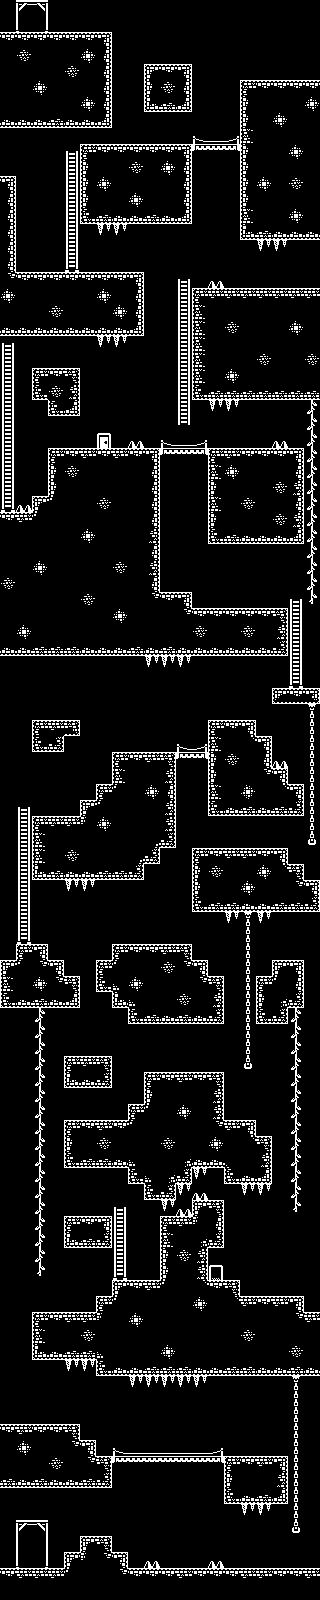

A level layout from a 2D game, rendered from its tile map. Below: a short description, then the map file with tile-grid data replaced by summaries:
An orthogonal 20x100 tile map with 16x16 px tiles, 7 tile layers (Background, Climbables, Spikes, End, ...), 3 tilesets and 107 objects (95x diamond, 12x coin).

<map version="1.10" tiledversion="1.11.0" orientation="orthogonal" renderorder="right-down" width="20" height="100" tilewidth="16" tileheight="16" infinite="0" nextlayerid="11" nextobjectid="149">
 <editorsettings>
  <export target="dungeon.json" format="json" />
 </editorsettings>
 <tileset firstgid="1" name="monochrome_tilemap_packed" tilewidth="16" tileheight="16" tilecount="400" columns="20">
  <image source="monochrome_tilemap_packed.png" width="320" height="320" />
  <tile id="3">
   <properties>
    <property name="climbable" type="bool" value="true" />
   </properties>
  </tile>
  <tile id="19">
   <properties>
    <property name="climbable" type="bool" value="true" />
   </properties>
  </tile>
  <tile id="23">
   <properties>
    <property name="climbable" type="bool" value="true" />
   </properties>
  </tile>
  <tile id="39">
   <properties>
    <property name="climbable" type="bool" value="true" />
   </properties>
  </tile>
  <tile id="43">
   <properties>
    <property name="climbable" type="bool" value="true" />
   </properties>
  </tile>
  <tile id="56">
   <properties>
    <property name="openable" type="bool" value="true" />
   </properties>
  </tile>
  <tile id="57">
   <properties>
    <property name="openable" type="bool" value="true" />
   </properties>
  </tile>
  <tile id="58">
   <properties>
    <property name="openable" type="bool" value="true" />
   </properties>
  </tile>
  <tile id="59">
   <properties>
    <property name="openable" type="bool" value="true" />
    <property name="teleportable" type="bool" value="true" />
   </properties>
  </tile>
  <tile id="60">
   <properties>
    <property name="climbable" type="bool" value="true" />
   </properties>
  </tile>
  <tile id="62">
   <properties>
    <property name="collectable" type="bool" value="true" />
   </properties>
  </tile>
  <tile id="78">
   <properties>
    <property name="openable" type="bool" value="true" />
   </properties>
  </tile>
  <tile id="79">
   <properties>
    <property name="openable" type="bool" value="true" />
   </properties>
  </tile>
  <tile id="80">
   <properties>
    <property name="climbable" type="bool" value="true" />
   </properties>
  </tile>
  <tile id="98">
   <properties>
    <property name="openable" type="bool" value="true" />
   </properties>
  </tile>
  <tile id="99">
   <properties>
    <property name="openable" type="bool" value="true" />
   </properties>
  </tile>
  <tile id="100">
   <properties>
    <property name="climbable" type="bool" value="true" />
   </properties>
  </tile>
  <tile id="102">
   <properties>
    <property name="collectable" type="bool" value="true" />
   </properties>
  </tile>
  <tile id="120">
   <properties>
    <property name="climbable" type="bool" value="true" />
   </properties>
  </tile>
  <tile id="122">
   <properties>
    <property name="death" type="bool" value="true" />
   </properties>
  </tile>
  <tile id="140">
   <properties>
    <property name="collides" type="bool" value="true" />
   </properties>
  </tile>
  <tile id="141">
   <properties>
    <property name="collides" type="bool" value="true" />
   </properties>
  </tile>
  <tile id="142">
   <properties>
    <property name="collides" type="bool" value="true" />
   </properties>
  </tile>
  <tile id="160">
   <properties>
    <property name="collides" type="bool" value="true" />
   </properties>
  </tile>
  <tile id="161">
   <properties>
    <property name="collides" type="bool" value="true" />
   </properties>
  </tile>
  <tile id="162">
   <properties>
    <property name="collides" type="bool" value="true" />
   </properties>
  </tile>
  <tile id="166">
   <properties>
    <property name="death" type="bool" value="true" />
   </properties>
  </tile>
  <tile id="180">
   <properties>
    <property name="openable" type="bool" value="true" />
   </properties>
  </tile>
  <tile id="181">
   <properties>
    <property name="openable" type="bool" value="true" />
   </properties>
  </tile>
  <tile id="182">
   <properties>
    <property name="openable" type="bool" value="true" />
   </properties>
  </tile>
  <tile id="183">
   <properties>
    <property name="death" type="bool" value="true" />
   </properties>
  </tile>
  <tile id="195">
   <properties>
    <property name="collides" type="bool" value="true" />
   </properties>
  </tile>
  <tile id="196">
   <properties>
    <property name="collides" type="bool" value="true" />
   </properties>
  </tile>
  <tile id="197">
   <properties>
    <property name="collides" type="bool" value="true" />
   </properties>
  </tile>
  <tile id="198">
   <properties>
    <property name="collides" type="bool" value="true" />
   </properties>
  </tile>
  <tile id="200">
   <properties>
    <property name="openable" type="bool" value="true" />
   </properties>
  </tile>
  <tile id="202">
   <properties>
    <property name="openable" type="bool" value="true" />
   </properties>
  </tile>
  <tile id="215">
   <properties>
    <property name="collides" type="bool" value="true" />
   </properties>
  </tile>
  <tile id="216">
   <properties>
    <property name="collides" type="bool" value="true" />
   </properties>
  </tile>
  <tile id="217">
   <properties>
    <property name="collides" type="bool" value="true" />
   </properties>
  </tile>
  <tile id="218">
   <properties>
    <property name="collides" type="bool" value="true" />
   </properties>
  </tile>
  <tile id="220">
   <properties>
    <property name="openable" type="bool" value="true" />
   </properties>
  </tile>
  <tile id="222">
   <properties>
    <property name="openable" type="bool" value="true" />
   </properties>
  </tile>
  <tile id="235">
   <properties>
    <property name="collides" type="bool" value="true" />
   </properties>
  </tile>
  <tile id="236">
   <properties>
    <property name="collides" type="bool" value="true" />
   </properties>
  </tile>
  <tile id="237">
   <properties>
    <property name="collides" type="bool" value="true" />
   </properties>
  </tile>
  <tile id="238">
   <properties>
    <property name="collides" type="bool" value="true" />
   </properties>
  </tile>
  <tile id="255">
   <properties>
    <property name="collides" type="bool" value="true" />
   </properties>
  </tile>
  <tile id="256">
   <properties>
    <property name="collides" type="bool" value="true" />
   </properties>
  </tile>
  <tile id="257">
   <properties>
    <property name="collides" type="bool" value="true" />
   </properties>
  </tile>
  <tile id="258">
   <properties>
    <property name="collides" type="bool" value="true" />
   </properties>
  </tile>
  <tile id="275">
   <properties>
    <property name="collides" type="bool" value="true" />
   </properties>
  </tile>
  <tile id="276">
   <properties>
    <property name="collides" type="bool" value="true" />
   </properties>
  </tile>
  <tile id="277">
   <properties>
    <property name="collides" type="bool" value="true" />
   </properties>
  </tile>
  <tile id="278">
   <properties>
    <property name="collides" type="bool" value="true" />
   </properties>
  </tile>
  <tile id="295">
   <properties>
    <property name="collides" type="bool" value="true" />
   </properties>
  </tile>
  <tile id="296">
   <properties>
    <property name="collides" type="bool" value="true" />
   </properties>
  </tile>
  <tile id="297">
   <properties>
    <property name="collides" type="bool" value="true" />
   </properties>
  </tile>
  <tile id="298">
   <properties>
    <property name="collides" type="bool" value="true" />
   </properties>
  </tile>
  <tile id="315">
   <properties>
    <property name="collides" type="bool" value="true" />
   </properties>
  </tile>
  <tile id="316">
   <properties>
    <property name="collides" type="bool" value="true" />
   </properties>
  </tile>
  <tile id="317">
   <properties>
    <property name="collides" type="bool" value="true" />
   </properties>
  </tile>
  <tile id="318">
   <properties>
    <property name="collides" type="bool" value="true" />
   </properties>
  </tile>
  <tile id="335">
   <properties>
    <property name="collides" type="bool" value="true" />
   </properties>
  </tile>
  <tile id="336">
   <properties>
    <property name="collides" type="bool" value="true" />
   </properties>
  </tile>
  <tile id="337">
   <properties>
    <property name="collides" type="bool" value="true" />
   </properties>
  </tile>
  <tile id="338">
   <properties>
    <property name="collides" type="bool" value="true" />
   </properties>
  </tile>
  <tile id="389">
   <properties>
    <property name="chest" type="bool" value="true" />
   </properties>
  </tile>
  <tile id="390">
   <properties>
    <property name="chest" type="bool" value="true" />
   </properties>
  </tile>
 </tileset>
 <tileset firstgid="401" name="monochrome-transparent_packed" tilewidth="16" tileheight="16" tilecount="1078" columns="49">
  <image source="monochrome-transparent_packed.png" width="784" height="352" />
 </tileset>
 <tileset firstgid="1479" name="monochrome_tilemap_transparent_packed" tilewidth="16" tileheight="16" tilecount="400" columns="20">
  <image source="monochrome_tilemap_transparent_packed.png" width="320" height="320" />
 </tileset>
 <layer id="4" name="Background" width="20" height="100">
  <data>[2000 cells, 2000 non-empty, 1 distinct tile ids]</data>
 </layer>
 <layer id="5" name="Climbables" width="20" height="100">
  <data>[2000 cells, 121 non-empty, 9 distinct tile ids]</data>
 </layer>
 <layer id="6" name="Spikes" width="20" height="100">
  <data>[2000 cells, 38 non-empty, 2 distinct tile ids]</data>
 </layer>
 <layer id="7" name="End" width="20" height="100">
  <data>[2000 cells, 6 non-empty, 6 distinct tile ids]</data>
 </layer>
 <layer id="10" name="Doors" width="20" height="100">
  <data>[2000 cells, 6 non-empty, 6 distinct tile ids]</data>
 </layer>
 <objectgroup id="8" name="Collectables">
  <object id="12" name="diamond" gid="63" x="176" y="144" width="16" height="16" />
  <object id="13" name="diamond" gid="63" x="160" y="144" width="16" height="16" />
  <object id="14" name="diamond" gid="63" x="144" y="144" width="16" height="16" />
  <object id="15" name="diamond" gid="63" x="0" y="176" width="16" height="16" />
  <object id="16" name="diamond" gid="63" x="0" y="160" width="16" height="16" />
  <object id="17" name="diamond" gid="63" x="0" y="144" width="16" height="16" />
  <object id="18" name="diamond" gid="63" x="208" y="256" width="16" height="16" />
  <object id="19" name="diamond" gid="63" x="64" y="368" width="16" height="16" />
  <object id="20" name="diamond" gid="63" x="48" y="368" width="16" height="16" />
  <object id="21" name="diamond" gid="63" x="32" y="368" width="16" height="16" />
  <object id="22" name="diamond" gid="63" x="256" y="1296" width="16" height="16" />
  <object id="23" name="diamond" gid="63" x="256" y="1264" width="16" height="16" />
  <object id="24" name="diamond" gid="63" x="256" y="1232" width="16" height="16" />
  <object id="25" name="diamond" gid="63" x="272" y="1248" width="16" height="16" />
  <object id="26" name="diamond" gid="63" x="272" y="1280" width="16" height="16" />
  <object id="27" name="diamond" gid="63" x="288" y="1264" width="16" height="16" />
  <object id="28" name="diamond" gid="63" x="288" y="1232" width="16" height="16" />
  <object id="29" name="diamond" gid="63" x="304" y="1248" width="16" height="16" />
  <object id="30" name="diamond" gid="63" x="304" y="1280" width="16" height="16" />
  <object id="31" name="diamond" gid="63" x="288" y="1296" width="16" height="16" />
  <object id="32" name="diamond" gid="63" x="304" y="1312" width="16" height="16" />
  <object id="47" name="diamond" gid="63" x="128" y="1440" width="16" height="16" />
  <object id="48" name="diamond" gid="63" x="144" y="1424" width="16" height="16" />
  <object id="49" name="diamond" gid="63" x="160" y="1424" width="16" height="16" />
  <object id="50" name="diamond" gid="63" x="176" y="1424" width="16" height="16" />
  <object id="51" name="diamond" gid="63" x="192" y="1440" width="16" height="16" />
  <object id="54" name="diamond" gid="63" x="176" y="1536" width="16" height="16" />
  <object id="55" name="diamond" gid="63" x="272" y="960" width="16" height="16" />
  <object id="56" name="diamond" gid="63" x="288" y="960" width="16" height="16" />
  <object id="57" name="diamond" gid="63" x="288" y="864" width="16" height="16" />
  <object id="58" name="diamond" gid="63" x="304" y="880" width="16" height="16" />
  <object id="59" name="diamond" gid="63" x="304" y="864" width="16" height="16" />
  <object id="60" name="diamond" gid="63" x="176" y="864" width="16" height="16" />
  <object id="61" name="diamond" gid="63" x="176" y="880" width="16" height="16" />
  <object id="62" name="diamond" gid="63" x="176" y="896" width="16" height="16" />
  <object id="63" name="diamond" gid="63" x="176" y="912" width="16" height="16" />
  <object id="64" name="diamond" gid="63" x="32" y="720" width="16" height="16" />
  <object id="65" name="diamond" gid="63" x="48" y="720" width="16" height="16" />
  <object id="66" name="diamond" gid="63" x="64" y="720" width="16" height="16" />
  <object id="67" name="diamond" gid="63" x="16" y="384" width="16" height="16" />
  <object id="68" name="diamond" gid="63" x="16" y="400" width="16" height="16" />
  <object id="69" name="diamond" gid="63" x="16" y="416" width="16" height="16" />
  <object id="70" name="diamond" gid="63" x="16" y="480" width="16" height="16" />
  <object id="71" name="diamond" gid="63" x="16" y="496" width="16" height="16" />
  <object id="72" name="diamond" gid="63" x="16" y="448" width="16" height="16" />
  <object id="73" name="diamond" gid="63" x="16" y="464" width="16" height="16" />
  <object id="74" name="diamond" gid="63" x="16" y="432" width="16" height="16" />
  <object id="76" name="diamond" gid="63" x="272" y="432" width="16" height="16" />
  <object id="77" name="diamond" gid="63" x="160" y="544" width="16" height="16" />
  <object id="78" name="diamond" gid="63" x="176" y="544" width="16" height="16" />
  <object id="79" name="diamond" gid="63" x="192" y="544" width="16" height="16" />
  <object id="80" name="diamond" gid="63" x="192" y="528" width="16" height="16" />
  <object id="81" name="diamond" gid="63" x="176" y="528" width="16" height="16" />
  <object id="82" name="diamond" gid="63" x="160" y="528" width="16" height="16" />
  <object id="89" name="diamond" gid="63" x="176" y="736" width="16" height="16" />
  <object id="90" name="diamond" gid="63" x="192" y="736" width="16" height="16" />
  <object id="93" name="diamond" gid="63" x="16" y="1280" width="16" height="16" />
  <object id="94" name="diamond" gid="63" x="16" y="1264" width="16" height="16" />
  <object id="95" name="diamond" gid="63" x="16" y="1232" width="16" height="16" />
  <object id="96" name="diamond" gid="63" x="16" y="1248" width="16" height="16" />
  <object id="97" name="diamond" gid="63" x="16" y="1216" width="16" height="16" />
  <object id="98" name="diamond" gid="63" x="16" y="1184" width="16" height="16" />
  <object id="99" name="diamond" gid="63" x="16" y="1200" width="16" height="16" />
  <object id="100" name="diamond" gid="63" x="16" y="1168" width="16" height="16" />
  <object id="101" name="diamond" gid="63" x="16" y="1136" width="16" height="16" />
  <object id="102" name="diamond" gid="63" x="16" y="1152" width="16" height="16" />
  <object id="103" name="diamond" gid="63" x="16" y="1120" width="16" height="16" />
  <object id="104" name="diamond" gid="63" x="16" y="1104" width="16" height="16" />
  <object id="105" name="diamond" gid="63" x="16" y="1072" width="16" height="16" />
  <object id="106" name="diamond" gid="63" x="16" y="1088" width="16" height="16" />
  <object id="107" name="diamond" gid="63" x="16" y="1056" width="16" height="16" />
  <object id="108" name="diamond" gid="63" x="16" y="1040" width="16" height="16" />
  <object id="109" name="diamond" gid="63" x="16" y="1024" width="16" height="16" />
  <object id="110" name="diamond" gid="63" x="64" y="1056" width="16" height="16" />
  <object id="111" name="diamond" gid="63" x="80" y="1056" width="16" height="16" />
  <object id="112" name="diamond" gid="63" x="96" y="1056" width="16" height="16" />
  <object id="113" name="diamond" gid="63" x="64" y="1216" width="16" height="16" />
  <object id="114" name="diamond" gid="63" x="80" y="1216" width="16" height="16" />
  <object id="115" name="diamond" gid="63" x="96" y="1216" width="16" height="16" />
  <object id="116" name="diamond" gid="63" x="224" y="992" width="16" height="16" />
  <object id="117" name="diamond" gid="63" x="224" y="1008" width="16" height="16" />
  <object id="118" name="diamond" gid="63" x="224" y="1024" width="16" height="16" />
  <object id="120" name="diamond" gid="63" x="272" y="736" width="16" height="16" />
  <object id="123" name="diamond" gid="63" x="288" y="752" width="16" height="16" />
  <object id="124" name="diamond" gid="63" x="96" y="784" width="16" height="16" />
  <object id="125" name="diamond" gid="63" x="80" y="800" width="16" height="16" />
  <object id="126" name="diamond" gid="63" x="240" y="80" width="16" height="16" />
  <object id="127" name="diamond" gid="63" x="256" y="80" width="16" height="16" />
  <object id="128" name="diamond" gid="63" x="272" y="80" width="16" height="16" />
  <object id="129" name="diamond" gid="63" x="304" y="80" width="16" height="16" />
  <object id="130" name="diamond" gid="63" x="288" y="80" width="16" height="16" />
  <object id="131" name="diamond" gid="63" x="304" y="256" width="16" height="16" />
  <object id="146" name="diamond" gid="63" x="304" y="256" width="16" height="16" />
  <object id="132" name="diamond" gid="63" x="304" y="272" width="16" height="16" />
  <object id="133" name="diamond" gid="63" x="304" y="288" width="16" height="16" />
  <object id="134" name="coin" gid="103" x="272" y="1232" width="16" height="16" />
  <object id="135" name="coin" gid="103" x="304" y="1232" width="16" height="16" />
  <object id="136" name="coin" gid="103" x="256" y="1248" width="16" height="16" />
  <object id="137" name="coin" gid="103" x="288" y="1248" width="16" height="16" />
  <object id="138" name="coin" gid="103" x="272" y="1264" width="16" height="16" />
  <object id="139" name="coin" gid="103" x="304" y="1264" width="16" height="16" />
  <object id="140" name="coin" gid="103" x="272" y="1296" width="16" height="16" />
  <object id="141" name="coin" gid="103" x="256" y="1280" width="16" height="16" />
  <object id="142" name="coin" gid="103" x="288" y="1280" width="16" height="16" />
  <object id="143" name="coin" gid="103" x="304" y="1296" width="16" height="16" />
  <object id="144" name="coin" gid="103" x="208" y="1504" width="16" height="16" />
  <object id="148" name="coin" gid="103" x="112" y="1488" width="16" height="16" />
 </objectgroup>
 <layer id="3" name="Platforms" width="20" height="100">
  <data>[2000 cells, 877 non-empty, 36 distinct tile ids]</data>
 </layer>
 <layer id="9" name="Invisibles" width="20" height="100">
  <data>[2000 cells, 15 non-empty, 3 distinct tile ids]</data>
 </layer>
</map>
